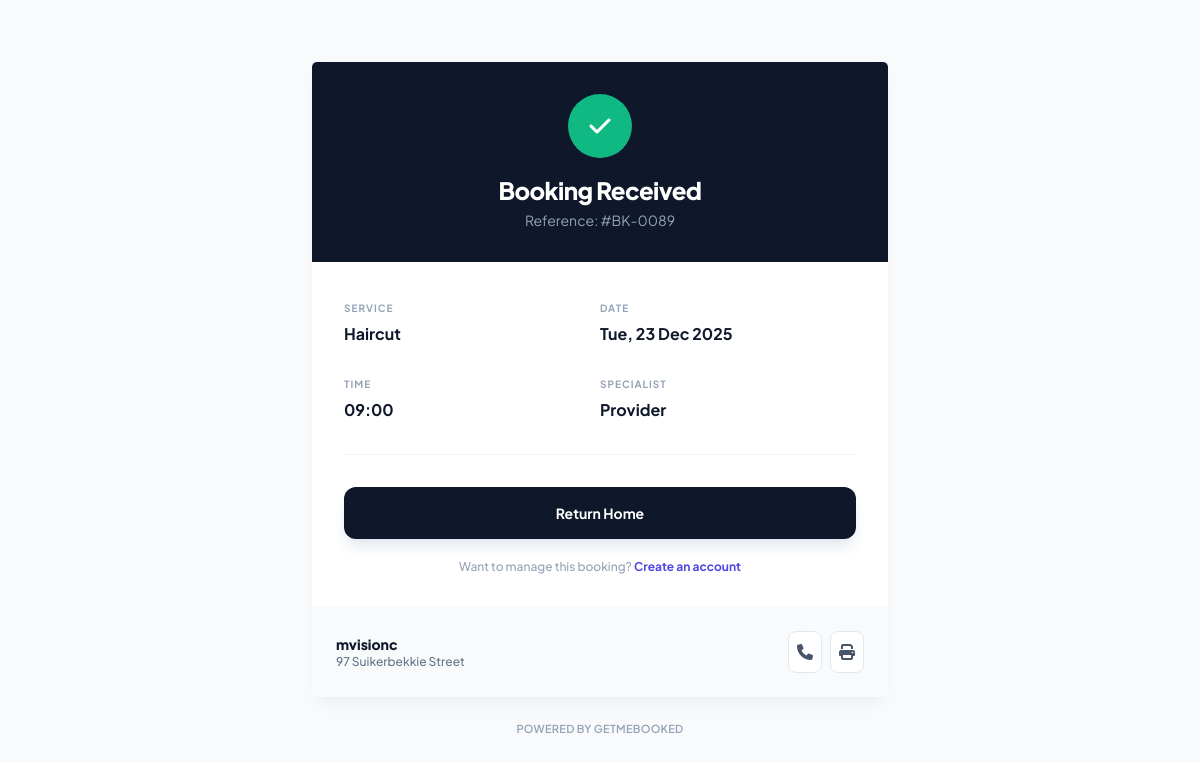
/booking/success/89/, run on the app's committed database.
### bookingApp/models.py (models this page shows, shortened)
class Appointment(models.Model):
    STATUS_CHOICES = [
        ('pending', 'Pending'),
        ('confirmed', 'Confirmed'),
        ('declined', 'Declined'),
        ('rescheduled', 'Rescheduled'),
        ('completed', 'Completed'),
        ('cancelled', 'Cancelled'),
    ]
    booking_form = models.ForeignKey('BookingForm', on_delete=models.CASCADE, related_name='appointments', null=True, blank=True)
    customer = models.ForeignKey(settings.AUTH_USER_MODEL, on_delete=models.CASCADE, related_name='appointments', null=True, blank=True)
    deposit_paid = models.BooleanField(default=False)
    amount_to_pay = models.DecimalField(max_digits=10, decimal_places=2, default=0.00)
    payfast_reference = models.CharField(max_length=100, blank=True, null=True)
    reminder_24h_sent = models.BooleanField(default=False)
    reminder_2h_sent = models.BooleanField(default=False)
    guest_name = models.CharField(max_length=255, blank=True, null=True)
    guest_phone = models.CharField(max_length=20, blank=True, null=True)
    guest_email = models.EmailField(blank=True, null=True)
    attendees = models.PositiveIntegerField(default=1, blank=True, null=True)
    service = models.ForeignKey('Service', on_delete=models.SET_NULL, null=True)
    staff = models.ForeignKey('Staff', on_delete=models.CASCADE, related_name='appointments', null=True, blank=True)
    length_minutes = models.PositiveIntegerField(editable=False)
    appointment_date = models.DateField()
    appointment_start_time = models.TimeField()
    notes = models.TextField(blank=True, null=True)
    status = models.CharField(max_length=25, choices=STATUS_CHOICES, default='pending')
    created_at = models.DateTimeField(auto_now_add=True)
    reschedule_token = models.CharField(
        max_length=100,
        unique=True,
        default=uuid.uuid4,
        editable=False
    )
    class Meta:
        ordering = ['-appointment_date', '-appointment_start_time']

class Service(models.Model):
    business = models.ForeignKey(Business, on_delete=models.CASCADE, related_name='services')
    name = models.CharField(max_length=255)
    description = models.TextField(blank=True, null=True)
    default_length_minutes = models.PositiveIntegerField(default=30)
    price = models.DecimalField(max_digits=8, decimal_places=2, blank=True, null=True)  # optional
    buffer_minutes = models.PositiveIntegerField(default=15, help_text="Buffer time after appointment")
    capacity = models.PositiveIntegerField(
        default=1, null=True, blank=True,
        help_text="Maximum number of attendees allowed for this service session."
    )

class BookingForm(models.Model):
    business = models.ForeignKey(Business, on_delete=models.CASCADE, related_name='booking_forms')
    name = models.CharField(max_length=255, default="Main Booking Form")
    description = models.TextField(blank=True, null=True)
    created_at = models.DateTimeField(auto_now_add=True)
    embed_token = models.CharField(max_length=32, unique=True, editable=False)

class Business(models.Model):
    INDUSTRY_CHOICES = [
        ('salon', 'Salon'),
        ('clinic', 'Clinic'),
        ('barber', 'Barber'),
    ]
    owner = models.OneToOneField(
        settings.AUTH_USER_MODEL,
        on_delete=models.CASCADE,
        related_name='business'
    )
    cover_image = models.ImageField(
        upload_to='business_covers/',
        blank=True,
        null=True
    )
    cover_image_webp = ImageSpecField(
        source='cover_image',
        processors=[ResizeToFill(1600, 600)],
        format='WEBP',
        options={'quality': 80}
    )
    subscription_end_date = models.DateTimeField(
        null=True,
        blank=True,
        help_text="The date when the business's access expires."
    )
    referral_code = models.CharField(
        max_length=12,
        unique=True,
        null=True,
        blank=True,
        help_text="The code this business shares to get bonuses."
    )
    referred_by = models.ForeignKey(
        'self',
        on_delete=models.SET_NULL,
        null=True,
        blank=True,
        related_name='referrals_made',
        help_text="The business that referred this one."
    )
    payfast_merchant_id = models.CharField(max_length=50, blank=True, null=True, help_text="Your PayFast Merchant ID")
    payfast_merchant_key = models.CharField(max_length=50, blank=True, null=True, help_text="Your PayFast Merchant Key")
    DEPOSIT_TYPE_CHOICES = [
        ('fixed', 'Fixed Amount (R)'),
        ('percentage', 'Percentage (%)'),
    ]
    deposit_type = models.CharField(
        max_length=10,
        choices=DEPOSIT_TYPE_CHOICES,
        default='fixed',
        help_text="Choose how the deposit is calculated."
    )
    deposit_amount = models.DecimalField(
        max_digits=10,
        decimal_places=2,
        default=0.00,
        help_text="Fixed amount (e.g. 50.00). Used if Deposit Type is 'Fixed'."
    )
    deposit_percentage = models.PositiveIntegerField(
        default=50,
        help_text="Percentage of service price (e.g. 50). Used if Deposit Type is 'Percentage'."
    )
    reschedule_window_hours = models.PositiveIntegerField(
        default=24,
        help_text="Hours before appointment when deposit becomes non-refundable."
    )
    deposit_policy = models.TextField(blank=True, null=True, help_text="Rules for deposits")
    name = models.CharField(max_length=255, unique=True)
    slug = models.SlugField(max_length=255, unique=True, blank=True)
    industry = models.CharField(max_length=20, choices=INDUSTRY_CHOICES, blank=True, null=True)
    address = models.CharField(max_length=255, blank=True, null=True)
    contact_number = models.CharField(max_length=20, blank=True, null=True)
    description = models.TextField(blank=True, null=True)
    instagram_url = models.URLField(max_length=500, blank=True, null=True)
    facebook_url = models.URLField(max_length=500, blank=True, null=True)
    twitter_url = models.URLField(max_length=500, blank=True, null=True)
    created_at = models.DateTimeField(auto_now_add=True)
    join_code = models.CharField(max_length=12, unique=True, null=True, blank=True)
    @property
    def deposit_required(self):
        has_creds = all([self.payfast_merchant_id, self.payfast_merchant_key])
        if not has_creds:
            return False
        if self.deposit_type == 'percentage':
            return self.deposit_percentage > 0
        else:
            return self.deposit_amount > 0

### bookingApp/views.py (the view)
# urls.py: path('booking/success/<int:appointment_id>/', views.booking_success, name='booking_success'),
def booking_success(request, appointment_id):
    appointment = get_object_or_404(Appointment, id=appointment_id)
    business = appointment.booking_form.business
    appointment.refresh_from_db()
    if appointment.deposit_paid or appointment.status == 'confirmed':
        messages.success(request, "Payment successful! Your appointment is confirmed.")
    else:
        messages.info(request, "Thank you for your booking. If you completed payment, your appointment will be confirmed shortly. Please check your email.")
    return render(request, 'bookingApp/booking_success_guest.html', {
        'appointment': appointment
    })

### bookingApp/context_processors.py (called while the page is built, shortened)
def pending_appointments_count(request):
    if not request.user.is_authenticated:
        return {'pending_count': 0, 'pending_staff_count': 0}

### bookingApp/templates/bookingApp/booking_success_guest.html (shortened to what this page needs)
<!DOCTYPE html>
<html lang="en">
<head>
    <script src="https://cdn.tailwindcss.com"></script>
    <link rel="stylesheet" href="https://cdnjs.cloudflare.com/ajax/libs/font-awesome/6.4.0/css/all.min.css">
</head>
<body class="antialiased min-h-screen flex items-center justify-center p-4">
    <div class="max-w-xl w-full space-y-6">
        <div class="action-card overflow-hidden">
            <div class="bg-slate-900 p-8 text-center">
                <div class="inline-flex items-center justify-center w-16 h-16 bg-emerald-500 rounded-full mb-4">
                    <i class="fa-solid fa-check text-white text-2xl"></i>
                </div>
                <h1 class="text-white text-2xl font-extrabold tracking-tight">Booking Received</h1>
                <p class="text-slate-400 text-sm mt-1">Reference: #BK-{{ appointment.id|stringformat:"04d" }}</p>
            </div>
            <div class="p-8">
                <div class="grid grid-cols-2 gap-y-6 border-b border-slate-100 pb-8">
                    <div>
                        <label class="text-[10px] font-bold text-slate-400 uppercase tracking-widest">Service</label>
                        <p class="text-slate-900 font-bold mt-1">{{ appointment.service.name }}</p>
                    </div>
                    <div>
                        <label class="text-[10px] font-bold text-slate-400 uppercase tracking-widest">Date</label>
                        <p class="text-slate-900 font-bold mt-1">{{ appointment.appointment_date|date:"D, d M Y" }}</p>
                    </div>
                    <div>
                        <label class="text-[10px] font-bold text-slate-400 uppercase tracking-widest">Time</label>
                        <p class="text-slate-900 font-bold mt-1">{{ appointment.appointment_start_time|time:"H:i" }}</p>
                    </div>
                    <div>
                        <label class="text-[10px] font-bold text-slate-400 uppercase tracking-widest">Specialist</label>
                        <p class="text-slate-900 font-bold mt-1">{% if appointment.staff %}{{ appointment.staff.name }}{% else %}Provider{% endif %}</p>
                    </div>
                </div>
                <div class="mt-8 space-y-3">
                    {% if appointment.user %}
                        <a href="{% url 'my_appointments' %}" class="block w-full text-center bg-slate-900 text-white py-4 rounded-xl font-bold text-sm hover:bg-slate-800 transition-all shadow-lg shadow-slate-200">
                            View My Dashboard
                        </a>
                    {% else %}
                        <a href="{% url 'home' %}" class="block w-full text-center bg-slate-900 text-white py-4 rounded-xl font-bold text-sm hover:bg-slate-800 transition-all shadow-lg shadow-slate-200">
                            Return Home
                        </a>
                        <p class="text-center text-xs text-slate-400 font-medium pt-2">
                            Want to manage this booking? <a href="{% url 'register' %}" class="text-indigo-600 font-bold hover:underline">Create an account</a>
                        </p>
                    {% endif %}
                </div>
            </div>
            <div class="bg-slate-50 p-6 flex flex-col md:flex-row justify-between items-center gap-4">
                <div class="text-center md:text-left">
                    <p class="text-sm font-extrabold text-slate-900">{{ appointment.booking_form.business.name }}</p>
                    <p class="text-xs text-slate-500 font-medium">{{ appointment.booking_form.business.address }}</p>
                </div>
                <div class="flex gap-2">
                    <a href="tel:{{ appointment.booking_form.business.contact_number }}" class="p-2 bg-white rounded-lg border border-slate-200 text-slate-600 hover:text-indigo-600">
                        <i class="fa-solid fa-phone"></i>
                    </a>
                    <button onclick="window.print()" class="p-2 bg-white rounded-lg border border-slate-200 text-slate-600 hover:text-indigo-600">
                        <i class="fa-solid fa-print"></i>
                    </button>
                </div>
            </div>
        </div>
        <p class="text-center text-[11px] text-slate-400 font-semibold tracking-wide uppercase">
            Powered by GetMeBooked
        </p>
    </div>
</body>
</html>

### bookingApp/templates/bookingApp/booking_success_guest.html (style rules this page uses)
body { font-family: 'Plus Jakarta Sans', sans-serif; background-color: #f8fafc; color: #1e293b; }
.action-card { background: #fff; border-radius: 5px; box-shadow: 0 10px 25px -5px rgba(0, 0, 0, 0.04), 0 8px 10px -6px rgba(0, 0, 0, 0.04); }

### data on the page
Appointment: id "0089", service.name "Haircut", appointment_date "Tue, 23 Dec 2025", appointment_start_time "09:00", booking_form.business.name "mvisionc", booking_form.business.address "97 Suikerbekkie Street"
